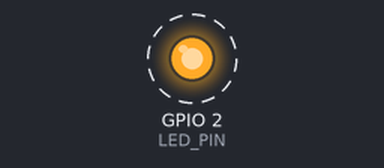
Recording of a sketch running on a simulated ESP32. On the bench: output pins drawn as LEDs (lit = HIGH). Dashed ring = blinking. What the sketch prints to the serial monitor is not drawn.

Above: at 0.8 s.
Timing chart, 0 to 4.9 s (numbered marks = the images above):
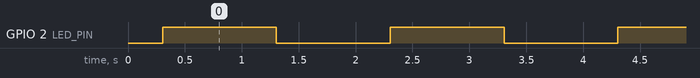

The sketch:

01_blink.ino
```cpp
/*
 * 01_blink.ino
 * ------------------------------------------------------------
 * 作用：让 ESP32 开发板上的板载 LED 每秒闪一次。
 *
 * 这是整个教程的第一步，用来验证：
 *   1. USB 线能传数据（不是只能充电的线）；
 *   2. 电脑装好了 USB 转串口驱动，能看到 COM 口；
 *   3. Arduino IDE 选对了板子型号和端口；
 *   4. 代码能编译、能上传、板子能运行。
 *
 * 接线：不需要任何杜邦线，只插 USB。
 *
 * 注意：
 *   - 多数 ESP32 DevKit V1 的板载 LED 接在 GPIO2，高电平点亮。
 *   - 少数板子是低电平点亮；如果灯不亮但上传成功，
 *     把下面的 LED_ON / LED_OFF 对调。
 *   - 如果你的板子 LED 不在 GPIO2，查商品页或原理图，
 *     把 LED_PIN 改成实际引脚。
 * ------------------------------------------------------------
 */

// ==================== 用户可以改的常量 ====================

#define LED_PIN 2                  // 板载 LED 连接的 GPIO 编号
#define LED_ON HIGH                // 点亮电平：高电平点亮就写 HIGH
#define LED_OFF LOW                // 熄灭电平：高电平点亮就写 LOW
#define BLINK_INTERVAL_MS 1000UL   // 亮/灭各持续多久，单位毫秒

// ==========================================================

void setup() {
  // 打开串口，波特率 115200。
  // 打开 Arduino IDE 的“串口监视器”时，也要选 115200，
  // 两边不一致就会看到乱码。
  Serial.begin(115200);

  // 等一小会儿，让串口稳定，也方便你看到板子刚启动时的输出。
  delay(300);

  Serial.println();
  Serial.println("=================================");
  Serial.println("ESP32 blink start");
  Serial.print("LED pin: GPIO");
  Serial.println(LED_PIN);
  Serial.println("=================================");

  // 把 LED_PIN 设成“输出”模式。
  // 只有设成 OUTPUT，digitalWrite 才能真正改变引脚电压。
  pinMode(LED_PIN, OUTPUT);

  // 上电先保证 LED 是灭的，避免看起来像“卡住了”。
  digitalWrite(LED_PIN, LED_OFF);
}

void loop() {
  // 点亮 LED
  digitalWrite(LED_PIN, LED_ON);
  Serial.println("LED ON");
  delay(BLINK_INTERVAL_MS);

  // 熄灭 LED
  digitalWrite(LED_PIN, LED_OFF);
  Serial.println("LED OFF");
  delay(BLINK_INTERVAL_MS);

  // loop() 会被 Arduino 框架自动反复调用，
  // 所以上面这段会一直循环：亮 1 秒、灭 1 秒。
}
```

Measured:
- by itself, GPIO 2 (LED_PIN): alternates HIGH for 1.0 s and LOW for 1.0 s
